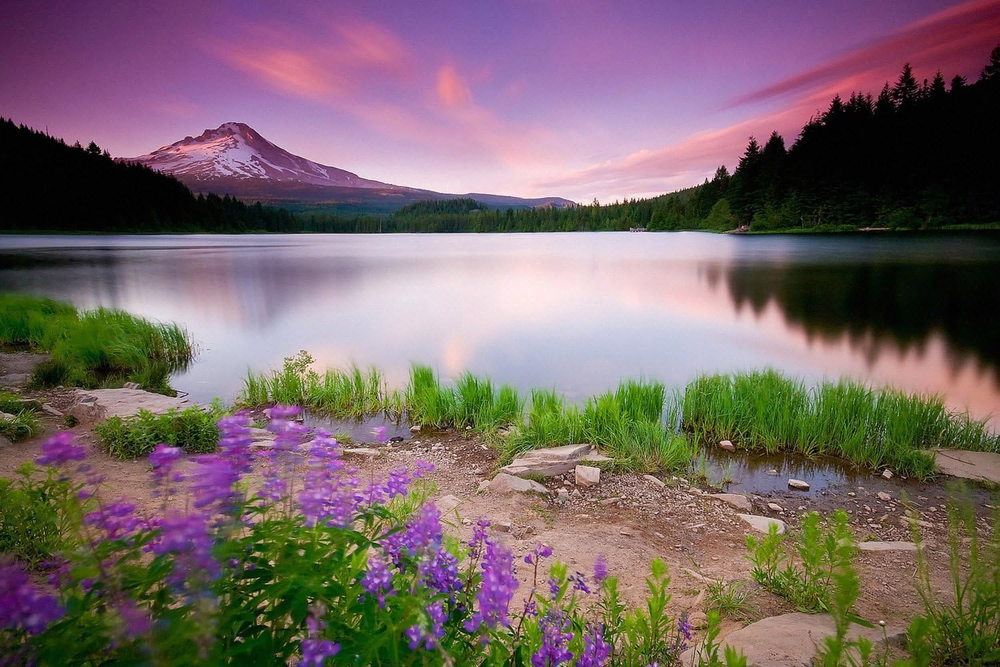
#> input picture images/nature.png, 1000 x 667 px, shrunk from 1500 x 1000 before the run, found by its file name
$ python threshold_func.py
#> lines starting #> are read from the running program, lines starting #| are printed output that depends on the picture; after the words box and inside, x2 and y2 are one past the last pixel; in counts of white or black regions, pixels touching at a corner belong together
import cv2

image = cv2.imread("images/nature.png", cv2.IMREAD_GRAYSCALE)
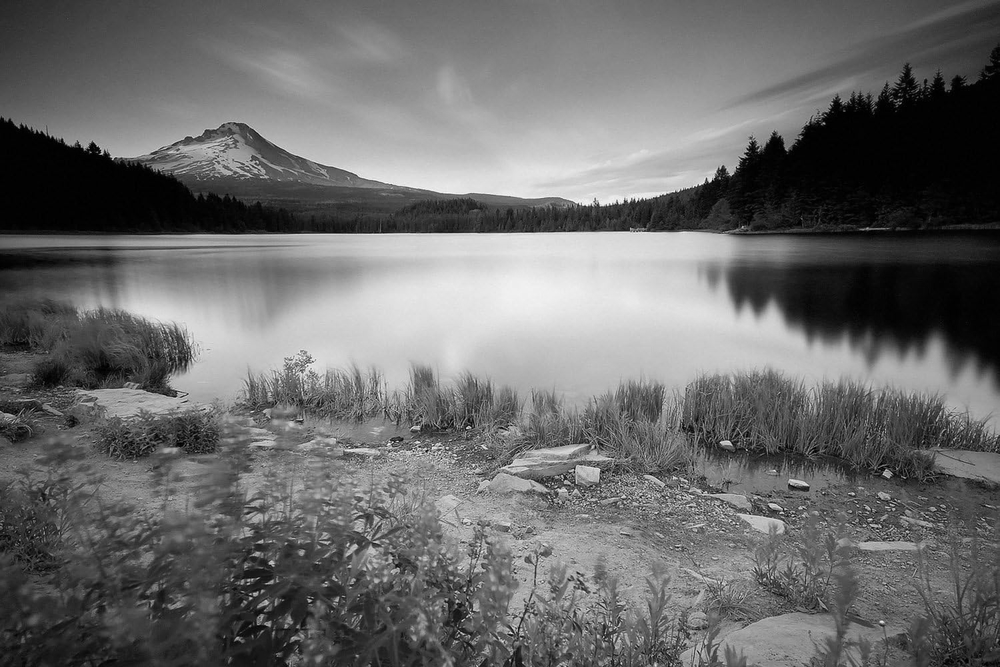
#> image: shape (667, 1000); min 0, max 252, mean 107.5

if image is not None:
    ret, thresh_img = cv2.threshold(
        src=image, thresh=120, maxval=255, type=cv2.THRESH_BINARY
    )
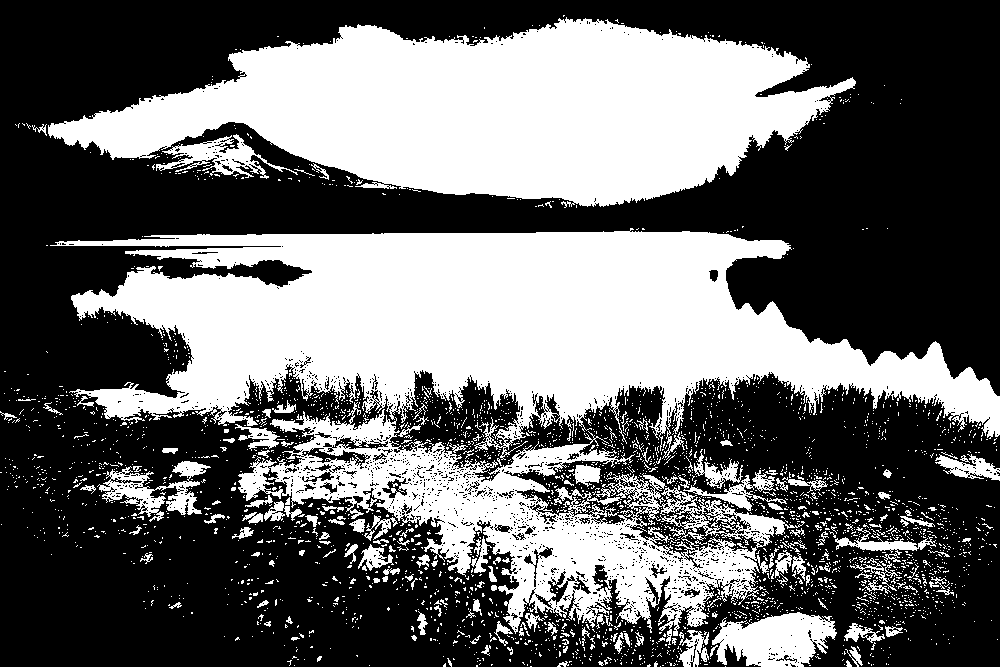
#> thresh_img: shape (667, 1000); 40.9% white; 3094 white regions (2928 under 20 px), largest, box (x1, y1, x2, y2) and area: (50, 228, 1000, 460) 112118, (48, 17, 856, 208) 88514, (238, 402, 805, 645) 40278

    cv2.imshow("Original", image)
    cv2.imshow("Threshold", thresh_img)
    cv2.waitKey(0)
    cv2.destroyAllWindows()

$ run again, with images/hand.png copied over images/nature.png
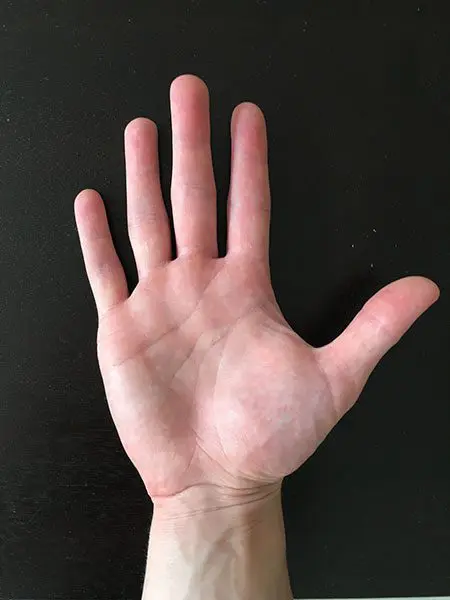
#> input picture images/hand.png, 450 x 600 px, found by its file name
#> `image = cv2.imread("images/nature.png", cv2.IMREAD_GRAYSCALE)`:
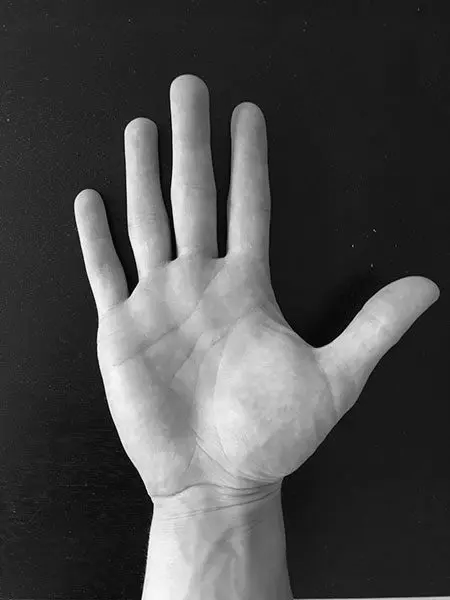
#> image: shape (600, 450); min 0, max 255, mean 74.2
#> `ret, thresh_img = cv2.threshold( src=image, thresh=120, maxval=255, ty..`:
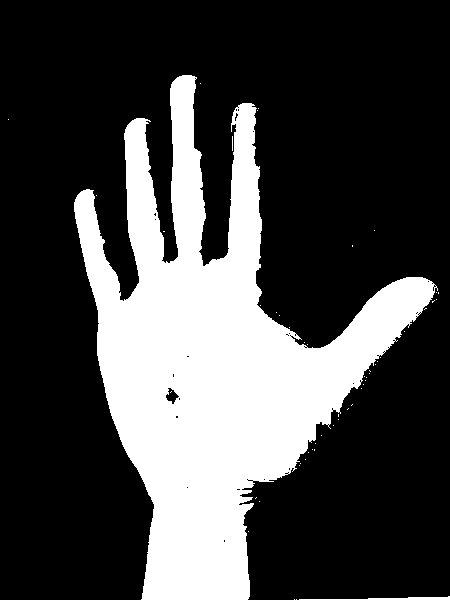
#> thresh_img: shape (600, 450); 27.5% white; 52 white regions (50 under 20 px), largest, box (x1, y1, x2, y2) and area: (74, 75, 438, 600) 74006, (299, 596, 450, 600) 277

$ run again, with images/image.png copied over images/nature.png
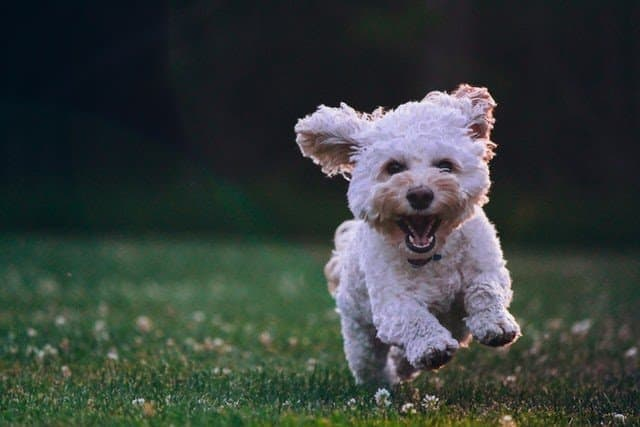
#> input picture images/image.png, 640 x 427 px, found by its file name
#> `image = cv2.imread("images/nature.png", cv2.IMREAD_GRAYSCALE)`:
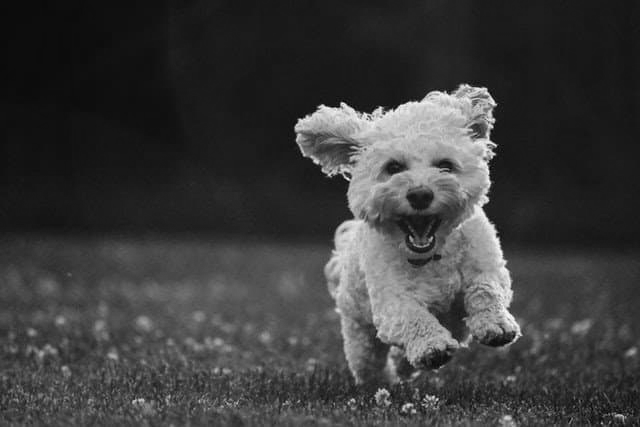
#> image: shape (427, 640); min 0, max 253, mean 59.9
#> `ret, thresh_img = cv2.threshold( src=image, thresh=120, maxval=255, ty..`:
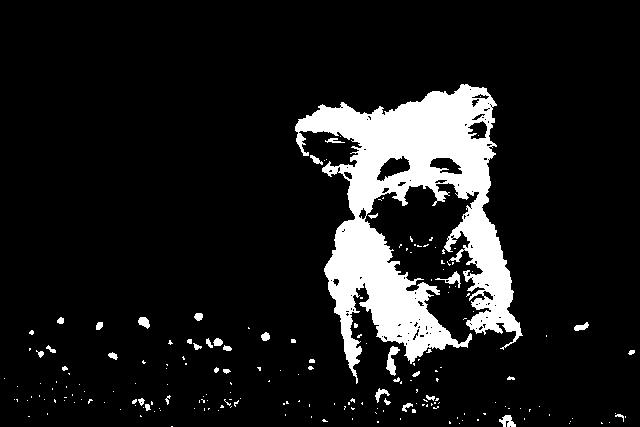
#> thresh_img: shape (427, 640); 11.2% white; 202 white regions (165 under 20 px), largest, box (x1, y1, x2, y2) and area: (295, 84, 523, 384) 28066, (386, 346, 400, 376) 198, (435, 271, 461, 288) 129
